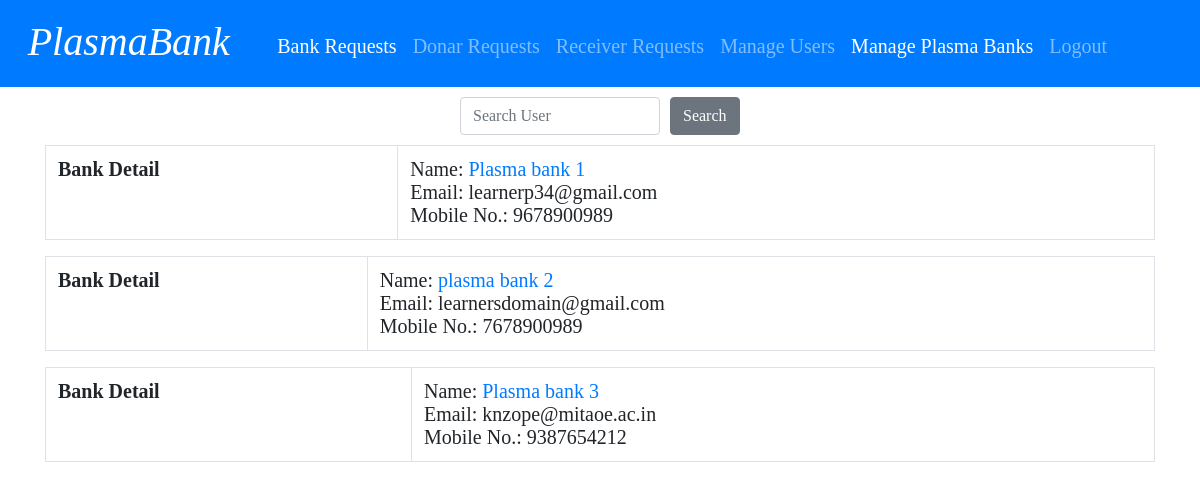
Screenshot of /admin/search_plasmabank.php with the database file from the repository.
### tables this page shows
CREATE TABLE `organizational_user` (
  `org_id` int(50) NOT NULL,
  `pbname` varchar(50) NOT NULL,
  `email` varchar(50) NOT NULL,
  `phone` varchar(50) NOT NULL,
  `password` varchar(50) NOT NULL,
  `addressline1` varchar(255) NOT NULL,
  `addressline2` varchar(255) NOT NULL,
  `city` varchar(50) NOT NULL,
  `state` varchar(50) NOT NULL,
  `pincode` int(50) NOT NULL,
  `approvalfile` varchar(255) NOT NULL,
  `checkedtoken` varchar(255) NOT NULL,
  `initialtoken` varchar(255) NOT NULL,
  `approval_status` int(50) NOT NULL
);

### admin/search_plasmabank.php (the view, shortened to what this page needs)
<html>
    <head>
        <link rel="stylesheet" type="text/css" href="stylesheet.css">
        <link rel="stylesheet" type="text/css" href="stylesheet.css">
        <link rel="stylesheet" type="text/css" href="stylesheet.css">
        <link rel="stylesheet" href="https://stackpath.bootstrapcdn.com/bootstrap/4.5.0/css/bootstrap.min.css">
    </head>
    <body>
    <nav class="navbar navbar-expand-lg navbar-dark bg-primary">
            <div class="navbar-brand"><h1><I>PlasmaBank</I></h1></div>
            <div class="collapse navbar-collapse" id="navbarColor01">
              <ul class="navbar-nav mr-auto">
              <li class="nav-item">
                  <a class="nav-link active"  href="plasma_bank_request.php">Bank Requests</a>
                </li>
                <li class="nav-item">
                  <a class="nav-link"  href="donar_request.php">Donar Requests</a>
                </li>
                <li class="nav-item">
                  <a class="nav-link"  href="receiver_request.php">Receiver Requests</a>
                </li>
                <li class="nav-item">
                  <a class="nav-link"  href="search_users.php">Manage Users</a>
                </li>
                <li class="nav-item">
                  <a class="nav-link active"  href="search_plasmabank.php">Manage Plasma Banks</a>
                </li>
                <li class="nav-item">
                  <a class="nav-link" href="handler_admin.php?req=logout">Logout</a>
                </li>
              </ul>
            </div>
          </nav>
          <div class="container" id="s1">
              <form class="form-inline my-2 my-lg-0" method="POST" action="search_plasmabank.php">
                <input class="form-control" style="width:200px;" id="search" name="search" type="text" placeholder="Search User">
                <input type="submit" class="btn btn-secondary my-2 my-sm-0" value="Search" style="float: right;margin-left:10px;">
              </form>
            </div>
            <?php
                    $db=new database();
                    $conn=$db->connect();
                    if(isset($_POST['search']))
                    {
                      $search=$_POST['search'];
                      $sql="SELECT * FROM organizational_user WHERE pbname like '%$search%' or email like '%$search%';";
                      $result=mysqli_query($conn,$sql);
                            if($result==true)
                            {
                                if(mysqli_num_rows($result)>0)
                                {
                                    echo "<div class='container' id='i2'>";
                                    while($row=mysqli_fetch_assoc($result))
                                    {
                                        echo "<table id='table' class='table table-hover table-bordered'>
                                            <tr>
                                            <th>Bank Detail</th>
                                            <td>
                                                Name: <a href='plasmabank_page.php?token=$row[initialtoken]'>$row[pbname]</a><br>
                                                Email: $row[email]<br>
                                                Mobile No.: $row[phone]
                                            </td>
                                            </tr>
                                            </table>";
                                    }
                                    echo "</div>";
                                }
                                else
                                {
                                    echo "<div class='container' id='i2'><p><h1 class='text-center'>No Bank Users.</h1></p></div>";
                                }
                            }
                            else
                            {
                                echo "<div class='container' id='i2'><p><h1 class='text-center'>Error Occured Please try again later.</h1></p></div>";
                            }
                    }
                    else
                    {
                        $sql="SELECT * FROM organizational_user;";
                            $result=mysqli_query($conn,$sql);
                            if($result==true)
                            {
                                if(mysqli_num_rows($result)>0)
                                {
                                    echo "<div class='container' id='i2'>";
                                    while($row=mysqli_fetch_assoc($result))
                                    {
                                        echo "<table id='table' class='table table-hover table-bordered'>
                                        <tr>
                                        <th>Bank Detail</th>
                                        <td>
                                            Name: <a href='plasmabank_page.php?token=$row[initialtoken]'>$row[pbname]</a><br>
                                            Email: $row[email]<br>
                                            Mobile No.: $row[phone]
                                        </td>
                                        </tr>
                                            </table>";
                                    }
                                    echo "</div>";
                                }
                                else
                                {
                                    echo "<div class='container' id='i2'><p><h1 class='text-center'>No Bank Users.</h1></p></div>";
                                }
                            }
                            else
                            {
                                echo "<div class='container' id='i2'><p><h1 class='text-center'>Error Occured Please try again later.</h1></p></div>";
                            }
                    }
            ?>
    </body>
</html>

### admin/stylesheet.css (style rules this page uses)
body { font-size: 20px; background-color: rgb(240,240,240); font-family: arial, sans-serif; margin: 25px; }
h1 { font-size: 50px; font-weight: normal; margin-top: 5px; }
nav > div { font-size: 20px; font-weight: normal; margin-top: 5px; padding: 0% 1% 0% 1%; display: inline-block; }

### admin/search_plasmabank.php (style rules this page uses)
body { font-family: 'Times New Roman', Times, serif; }
#table { margin-top: 10px; }
#table th { font-size: 20px; align-items: center; justify-content: center; }
#table td { font-size: 20px; align-items: center; justify-content: center; }
#s1 { width: 400px; margin-top:10px; padding-left: 60px; }

### rows the page displays
organizational_user: pbname "Plasma bank 1", email "learnerp34@gmail.com", phone "9678900989"
organizational_user: pbname "plasma bank 2", email "learnersdomain@gmail.com", phone "7678900989"
organizational_user: pbname "Plasma bank 3", email "knzope@mitaoe.ac.in", phone "9387654212"
